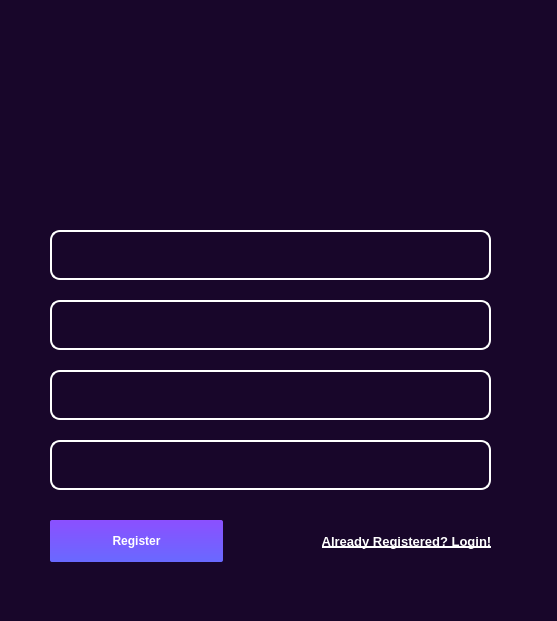
<?xml version="1.0" encoding="UTF-8"?>
<ui version="4.0">
 <class>Form</class>
 <widget class="QWidget" name="Form">
  <property name="geometry">
   <rect>
    <x>0</x>
    <y>0</y>
    <width>557</width>
    <height>621</height>
   </rect>
  </property>
  <property name="windowTitle">
   <string>Form</string>
  </property>
  <property name="styleSheet">
   <string notr="true">/*Copyright (c) DevSec Studio. All rights reserved.

MIT License

Permission is hereby granted, free of charge, to any person obtaining a copy
of this software and associated documentation files (the &quot;Software&quot;), to deal
in the Software without restriction, including without limitation the rights
to use, copy, modify, merge, publish, distribute, sublicense, and/or sell
copies of the Software, and to permit persons to whom the Software is
furnished to do so, subject to the following conditions:

The above copyright notice and this permission notice shall be included in all
copies or substantial portions of the Software.

THE SOFTWARE IS PROVIDED *AS IS*, WITHOUT WARRANTY OF ANY KIND, EXPRESS OR
IMPLIED, INCLUDING BUT NOT LIMITED TO THE WARRANTIES OF MERCHANTABILITY,
FITNESS FOR A PARTICULAR PURPOSE AND NONINFRINGEMENT. IN NO EVENT SHALL THE
AUTHORS OR COPYRIGHT HOLDERS BE LIABLE FOR ANY CLAIM, DAMAGES OR OTHER
LIABILITY, WHETHER IN AN ACTION OF CONTRACT, TORT OR OTHERWISE, ARISING FROM,
OUT OF OR IN CONNECTION WITH THE SOFTWARE OR THE USE OR OTHER DEALINGS IN THE SOFTWARE.
*/

/*-----QWidget-----*/
QWidget
{
	background-color:#18062a  ;
	color: #000000;

}


/*-----QLabel-----*/
QLabel
{
	background-color: transparent;
	color: #fff;
	border-color: #000000;

}


/*-----QPushButton-----*/
QPushButton
{
	background-color: qlineargradient(spread:repeat, x1:1, y1:0, x2:1, y2:1, stop:0 rgba(139, 80, 255, 255),stop:1 rgba(105, 105, 255, 255));
	color: #fff;
	border-width: 1px;
	border-radius: 2px;
	border-color: #c196ff;
	padding: 2px;
	font-weight: bold;

}


QPushButton::hover
{
	background-color: qlineargradient(spread:repeat, x1:1, y1:0, x2:1, y2:1, stop:0 rgba(184, 148, 255, 255),stop:1 rgba(127, 127, 255, 255));
	color: #fff;
	border-width: 1px;
	border-radius: 2px;
	border-color: #c196ff;
	padding: 2px;
	font-weight: bold;

}


QPushButton::pressed
{
	background-color: qlineargradient(spread:repeat, x1:1, y1:0, x2:1, y2:1, stop:0 rgba(102, 26, 255, 255),stop:1 rgba(98, 98, 255, 255));
	color: #fff;
	border-width: 1px;
	border-radius: 2px;
	border-color: #c196ff;
	padding: 2px;
	font-weight: bold;

}

/*-----QCheckBox-----*/
QCheckBox
{
	background-color: transparent;
	color: #b9b9bb;
	font-weight: bold;

}


QCheckBox::indicator
{
    color: #b1b1b1;
    background-color: #000;
    border: 1px solid #8b50ff;
    width: 12px;
    height: 12px;

}


QCheckBox::indicator:checked
{
    image:url(&quot;./ressources/check.png&quot;); /*To replace*/
	background-color: #1f2b2b;
    border: 1px solid #8b50ff;

}


QCheckBox::indicator:unchecked:hover
{
    border: 1px solid #8b50ff;

}


QCheckBox::disabled
{
	color: #656565;

}


QCheckBox::indicator:disabled
{
	background-color: #656565;
	color: #656565;
    border: 1px solid #656565;

}


/*-----QListView-----*/
QListView 
{
    border : none;
    background-color: transparent;
    color: #fff;
    show-decoration-selected: 1; /* make the selection span the entire width of the view */
    outline: 0;
	font-weight: bold;

}


QListView::disabled 
{
	background-color: #656565;
	color: #1b1b1b;
    border: 1px solid #656565;

}


QListView::item 
{
    padding: 1px;

}


QListView::item:alternate 
{
    background-color: #4a4b4d;

}


QListView::item:selected 
{
    border: 1px solid #6a6ea9;
    border: none;
    color: rgb(0, 0, 0);

}


QListView::item:selected:!active 
{
    background-color: #45ffff;
    border: none;
    color: rgb(0, 0, 0);

}


QListView::item:selected:active 
{
    background-color: #45ffff;
    border: none;
    color: rgb(0, 0, 0);

}


QListView::item:hover {
    background-color: #d4acff;
    border: none;
    color: #000;

}


/*-----QScrollBar-----*/
QScrollBar:horizontal
{
    border: 1px solid #222222;
    background-color: #3d3d3d;
    height: 15px;
    margin: 0px 16px 0 16px;

}


QScrollBar::handle:horizontal
{
    background-color: qlineargradient(spread:repeat, x1:1, y1:0, x2:1, y2:1, stop:0 rgba(139, 80, 255, 255),stop:1 rgba(105, 105, 255, 255));
    min-height: 20px;

}


QScrollBar::add-line:horizontal
{
    border: 1px solid #1b1b19;
    background-color: qlineargradient(spread:repeat, x1:1, y1:0, x2:1, y2:1, stop:0 rgba(139, 80, 255, 255),stop:1 rgba(105, 105, 255, 255));
    width: 14px;
    subcontrol-position: right;
    subcontrol-origin: margin;

}


QScrollBar::sub-line:horizontal
{
    border: 1px solid #1b1b19;
    background-color: qlineargradient(spread:repeat, x1:1, y1:0, x2:1, y2:1, stop:0 rgba(139, 80, 255, 255),stop:1 rgba(105, 105, 255, 255));
    width: 14px;
    subcontrol-position: left;
    subcontrol-origin: margin;

}

QLineEdit{
	border: 2px solid white;
	border-radius: 10px;
	color: white;
	padding: 10px;
}


QScrollBar::right-arrow:horizontal
{
    image: url(://arrow-right.png);
    width: 6px;
    height: 6px;

}


QScrollBar::left-arrow:horizontal
{
    image: url(://arrow-left.png);
    width: 6px;
    height: 6px;

}


QScrollBar::add-page:horizontal, QScrollBar::sub-page:horizontal
{
    background: none;

}


QScrollBar:vertical
{
    background-color: #3d3d3d;
    width: 13px;
    margin: 16px 0 16px 0;
    border: 1px solid #222222;

}


QScrollBar::handle:vertical
{
    background-color: qlineargradient(spread:repeat, x1:1, y1:0, x2:1, y2:1, stop:0 rgba(139, 80, 255, 255),stop:1 rgba(105, 105, 255, 255));
    min-height: 20px;

}


QScrollBar::add-line:vertical
{
    background-color: qlineargradient(spread:repeat, x1:1, y1:0, x2:1, y2:1, stop:0 rgba(139, 80, 255, 255),stop:1 rgba(105, 105, 255, 255));
    height: 14px;
    subcontrol-position: bottom;
    subcontrol-origin: margin;

}


QScrollBar::sub-line:vertical
{
    background-color: qlineargradient(spread:repeat, x1:1, y1:0, x2:1, y2:1, stop:0 rgba(139, 80, 255, 255),stop:1 rgba(105, 105, 255, 255));
    height: 14px;
    subcontrol-position: top;
    subcontrol-origin: margin;

}


QScrollBar::up-arrow:vertical
{
    image: url(://arrow-up.png);
    width: 6px;
    height: 6px;

}


QScrollBar::down-arrow:vertical
{
    image: url(://arrow-down.png);
    width: 6px;
    height: 6px;

}


QScrollBar::add-page:vertical, QScrollBar::sub-page:vertical
{
    background-color: none;

}
</string>
  </property>
  <widget class="QLineEdit" name="lineEdit">
   <property name="geometry">
    <rect>
     <x>50</x>
     <y>230</y>
     <width>441</width>
     <height>50</height>
    </rect>
   </property>
   <property name="minimumSize">
    <size>
     <width>0</width>
     <height>50</height>
    </size>
   </property>
  </widget>
  <widget class="QLineEdit" name="lineEdit_2">
   <property name="geometry">
    <rect>
     <x>50</x>
     <y>300</y>
     <width>441</width>
     <height>50</height>
    </rect>
   </property>
   <property name="minimumSize">
    <size>
     <width>0</width>
     <height>50</height>
    </size>
   </property>
  </widget>
  <widget class="QLineEdit" name="lineEdit_3">
   <property name="geometry">
    <rect>
     <x>50</x>
     <y>440</y>
     <width>441</width>
     <height>50</height>
    </rect>
   </property>
   <property name="minimumSize">
    <size>
     <width>0</width>
     <height>50</height>
    </size>
   </property>
  </widget>
  <widget class="QLineEdit" name="lineEdit_4">
   <property name="geometry">
    <rect>
     <x>50</x>
     <y>370</y>
     <width>441</width>
     <height>50</height>
    </rect>
   </property>
   <property name="minimumSize">
    <size>
     <width>0</width>
     <height>50</height>
    </size>
   </property>
  </widget>
  <widget class="QPushButton" name="btnRegister">
   <property name="geometry">
    <rect>
     <x>50</x>
     <y>520</y>
     <width>173</width>
     <height>42</height>
    </rect>
   </property>
   <property name="text">
    <string>Register</string>
   </property>
  </widget>
  <widget class="QPushButton" name="pushButton_2">
   <property name="geometry">
    <rect>
     <x>320</x>
     <y>520</y>
     <width>173</width>
     <height>42</height>
    </rect>
   </property>
   <property name="styleSheet">
    <string notr="true">font-size: 13px;
text-decoration: underline;
background: none;</string>
   </property>
   <property name="text">
    <string>Already Registered? Login!</string>
   </property>
   <property name="flat">
    <bool>true</bool>
   </property>
  </widget>
  <widget class="QLabel" name="label">
   <property name="geometry">
    <rect>
     <x>200</x>
     <y>50</y>
     <width>151</width>
     <height>121</height>
    </rect>
   </property>
   <property name="text">
    <string/>
   </property>
   <property name="pixmap">
    <pixmap>images/biofav.png</pixmap>
   </property>
   <property name="scaledContents">
    <bool>true</bool>
   </property>
  </widget>
 </widget>
 <resources/>
 <connections/>
</ui>
